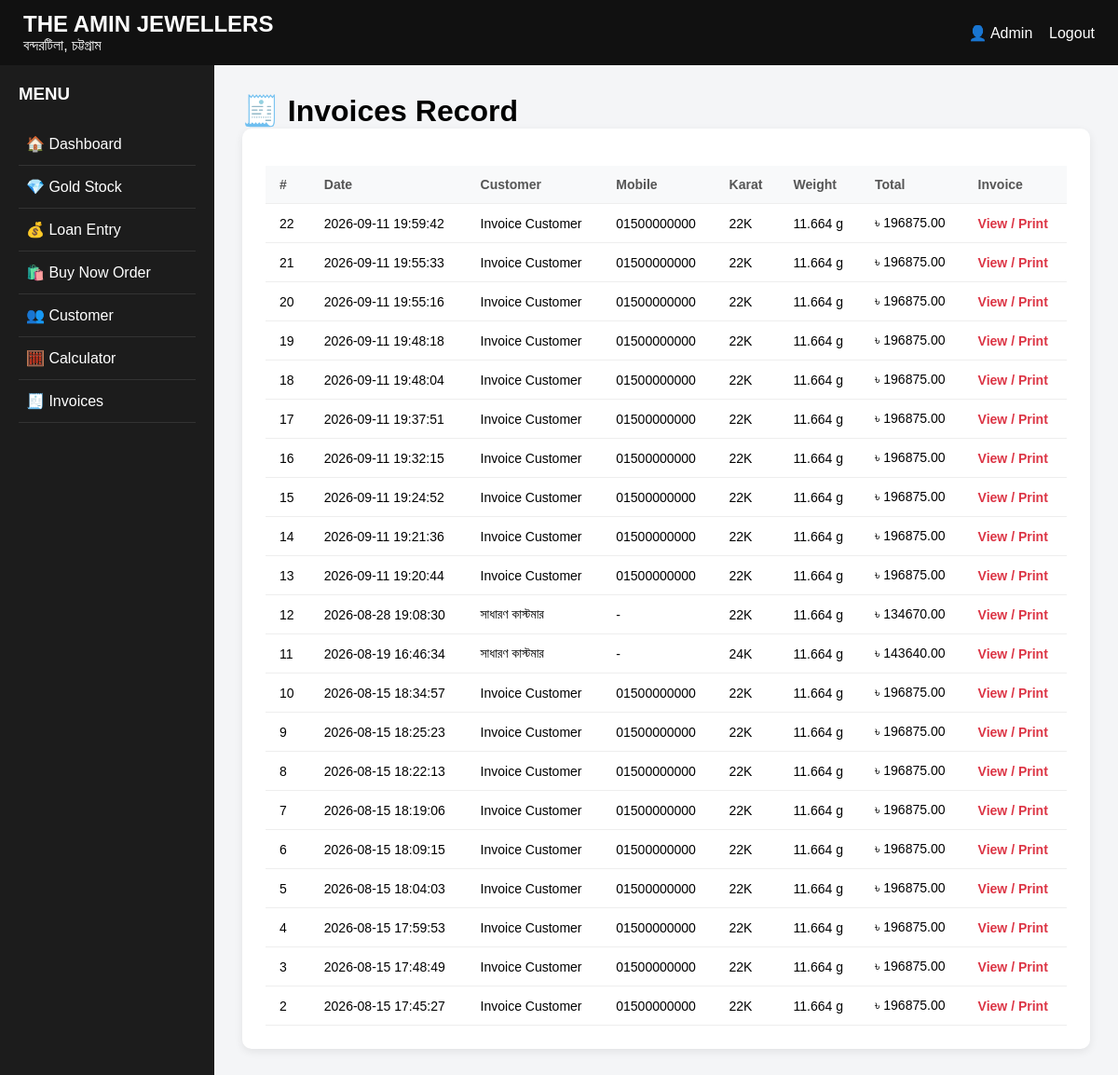
Before: /invoices (signed in) with the older database file.
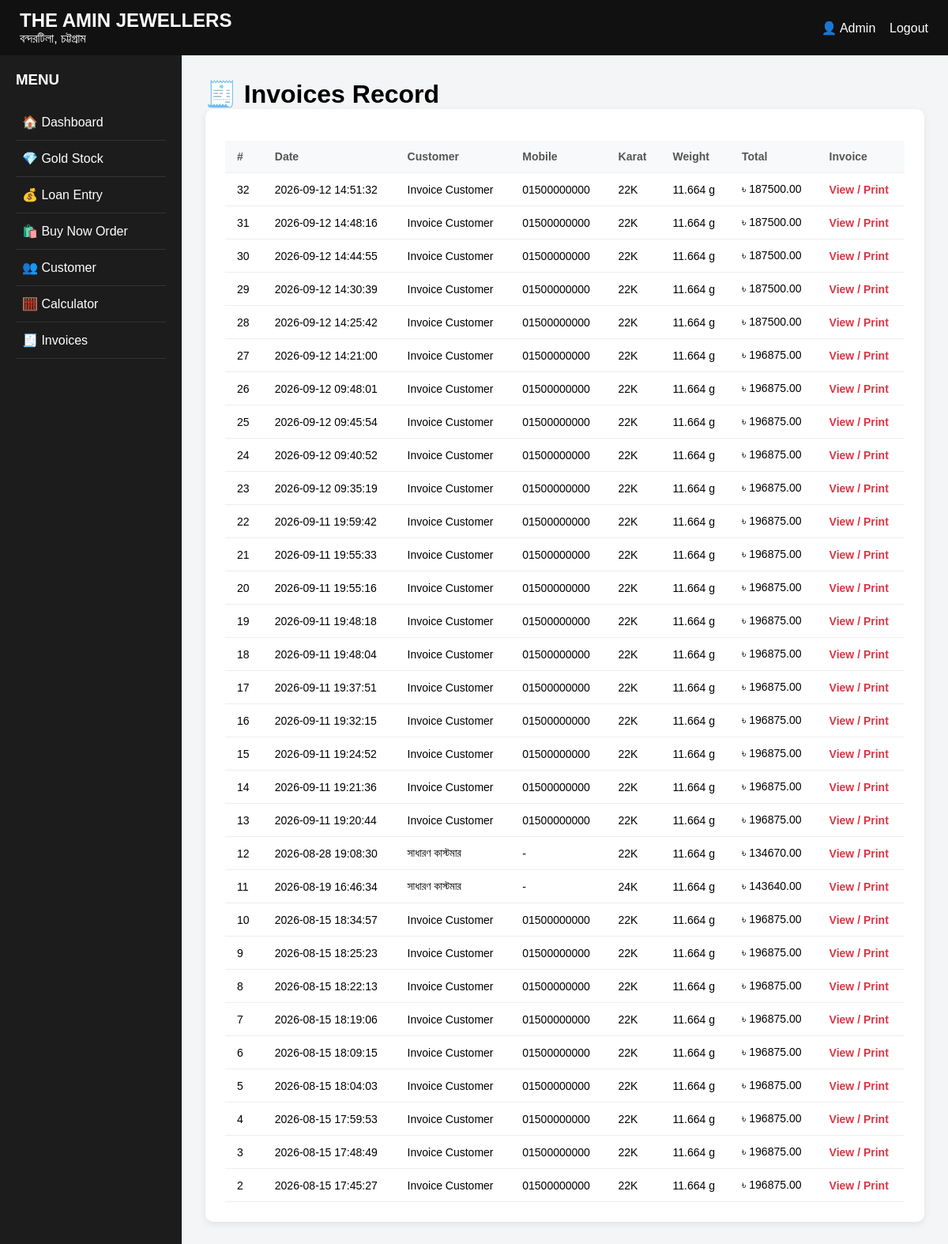
After: the same page with the newer database file.
### tables this page shows
CREATE TABLE invoices (
            id INTEGER PRIMARY KEY AUTOINCREMENT,
            customer_name TEXT NOT NULL,
            mobile TEXT,
            karat TEXT NOT NULL,
            weight REAL NOT NULL,
            rate REAL NOT NULL,
            gold_value REAL NOT NULL,
            making REAL NOT NULL,
            bat REAL NOT NULL,
            stone REAL NOT NULL,
            vat REAL NOT NULL,
            grand_total REAL NOT NULL,
            created_at TIMESTAMP DEFAULT CURRENT_TIMESTAMP
        , item_name TEXT, discount REAL NOT NULL DEFAULT 0, wastage_percent REAL NOT NULL DEFAULT 0);

### app.py (the view)
@app.route("/invoices")
@login_required
def invoices():
    conn = get_db()
    invoice_list = conn.execute("""
        SELECT * FROM invoices
        ORDER BY id DESC
    """).fetchall()
    return render_template("invoices.html", invoices=invoice_list)

### app.py (called while the page is built)
def get_db():
    if "db" not in g:
        g.db = sqlite3.connect(DATABASE)
        g.db.row_factory = sqlite3.Row
    return g.db

def login_required(f):
    @wraps(f)
    def decorated_function(*args, **kwargs):
        if "user" not in session:
            return redirect("/")
        return f(*args, **kwargs)
    return decorated_function

### templates/invoices.html (shortened to what this page needs)
<!DOCTYPE html>
<html lang="bn">
<head>
    <link rel="stylesheet" href="{{ url_for('static', filename='css/style.css') }}">
</head>
<body>
<header class="topbar">
    <div>
        <h2>THE AMIN JEWELLERS</h2>
        <span>বন্দরটিলা, চট্টগ্রাম</span>
    </div>
    <div>
        👤 Admin &nbsp;&nbsp;
        <a href="/logout">Logout</a>
    </div>
</header>
<div class="dashboard">
    <aside class="sidebar">
        <h3>MENU</h3>
        <a href="/dashboard">🏠 Dashboard</a>
        <a href="/gold-stock">💎 Gold Stock</a>
        <a href="/loans">💰 Loan Entry</a>
        <a href="/buy-now">🛍️ Buy Now Order</a>
        <a href="/customers">👥 Customer</a>
        <a href="/calculator">🧮 Calculator</a>
        <a href="/invoices">🧾 Invoices</a>
    </aside>
    <main class="content">
        <h1>🧾 Invoices Record</h1>
        <div class="card">
            <table>
                <thead>
                    <tr>
                        <th>#</th>
                        <th>Date</th>
                        <th>Customer</th>
                        <th>Mobile</th>
                        <th>Karat</th>
                        <th>Weight</th>
                        <th>Total</th>
                        <th>Invoice</th>
                    </tr>
                </thead>
                <tbody>
                {% for invoice in invoices %}
                    <tr>
                        <td>{{ invoice['id'] }}</td>
                        <td>{{ invoice['created_at'] }}</td>
                        <td>{{ invoice['customer_name'] }}</td>
                        <td>{{ invoice['mobile'] or '-' }}</td>
                        <td>{{ invoice['karat'] }}</td>
                        <td>{{ invoice['weight'] }} g</td>
                        <td>৳ {{ '%.2f'|format(invoice['grand_total']) }}</td>
                        <td><a href="{{ url_for('invoice_detail', invoice_id=invoice['id']) }}">View / Print</a></td>
                    </tr>
                {% else %}
                    <tr>
                        <td colspan="8">No invoices have been created yet.</td>
                    </tr>
                {% endfor %}
                </tbody>
            </table>
        </div>
    </main>
</div>
</body>
</html>

### static/css/style.css (style rules this page uses)
* { box-sizing: border-box; margin: 0; padding: 0; }
body { font-family: Arial, sans-serif; background: #f4f5f7; }
.topbar { height: 70px; background: #111; color: white; display: flex; justify-content: space-between; align-items: center; padding: 0 25px; }
.topbar a { color: white; text-decoration: none; }
.dashboard { display: flex; min-height: calc(100vh - 70px); }
.sidebar { width: 230px; background: #1c1c1c; padding: 20px; }
.sidebar h3 { color: white; margin-bottom: 20px; }
.sidebar a { display: block; color: white; text-decoration: none; padding: 13px 8px; border-bottom: 1px solid #333; }
.content { flex: 1; padding: 30px; }
.card { background: white; padding: 25px; border-radius: 10px; box-shadow: 0 3px 10px rgba(0,0,0,0.08); margin-bottom: 20px; }
.card table { width: 100%; border-collapse: collapse; margin-top: 15px; }
.card table th, .card table td { padding: 12px 15px; text-align: left; border-bottom: 1px solid #eee; font-size: 14px; }
.card table th { background: #f8f9fa; color: #555; font-weight: bold; }
.card table a { color: #dc3545; text-decoration: none; font-weight: bold; }

Changed rows visible on the page:
added invoices: id "32", created_at "2026-09-12 14:51:32", customer_name "Invoice Customer", mobile "01500000000", karat "22K", weight "11.664", grand_total "187500.00"
added invoices: id "31", created_at "2026-09-12 14:48:16", customer_name "Invoice Customer", mobile "01500000000", karat "22K", weight "11.664", grand_total "187500.00"
added invoices: id "30", created_at "2026-09-12 14:44:55", customer_name "Invoice Customer", mobile "01500000000", karat "22K", weight "11.664", grand_total "187500.00"
added invoices: id "29", created_at "2026-09-12 14:30:39", customer_name "Invoice Customer", mobile "01500000000", karat "22K", weight "11.664", grand_total "187500.00"
added invoices: id "28", created_at "2026-09-12 14:25:42", customer_name "Invoice Customer", mobile "01500000000", karat "22K", weight "11.664", grand_total "187500.00"
added invoices: id "27", created_at "2026-09-12 14:21:00", customer_name "Invoice Customer", mobile "01500000000", karat "22K", weight "11.664", grand_total "196875.00"
added invoices: id "26", created_at "2026-09-12 09:48:01", customer_name "Invoice Customer", mobile "01500000000", karat "22K", weight "11.664", grand_total "196875.00"
added invoices: id "25", created_at "2026-09-12 09:45:54", customer_name "Invoice Customer", mobile "01500000000", karat "22K", weight "11.664", grand_total "196875.00"
added invoices: id "24", created_at "2026-09-12 09:40:52", customer_name "Invoice Customer", mobile "01500000000", karat "22K", weight "11.664", grand_total "196875.00"
added invoices: id "23", created_at "2026-09-12 09:35:19", customer_name "Invoice Customer", mobile "01500000000", karat "22K", weight "11.664", grand_total "196875.00"
